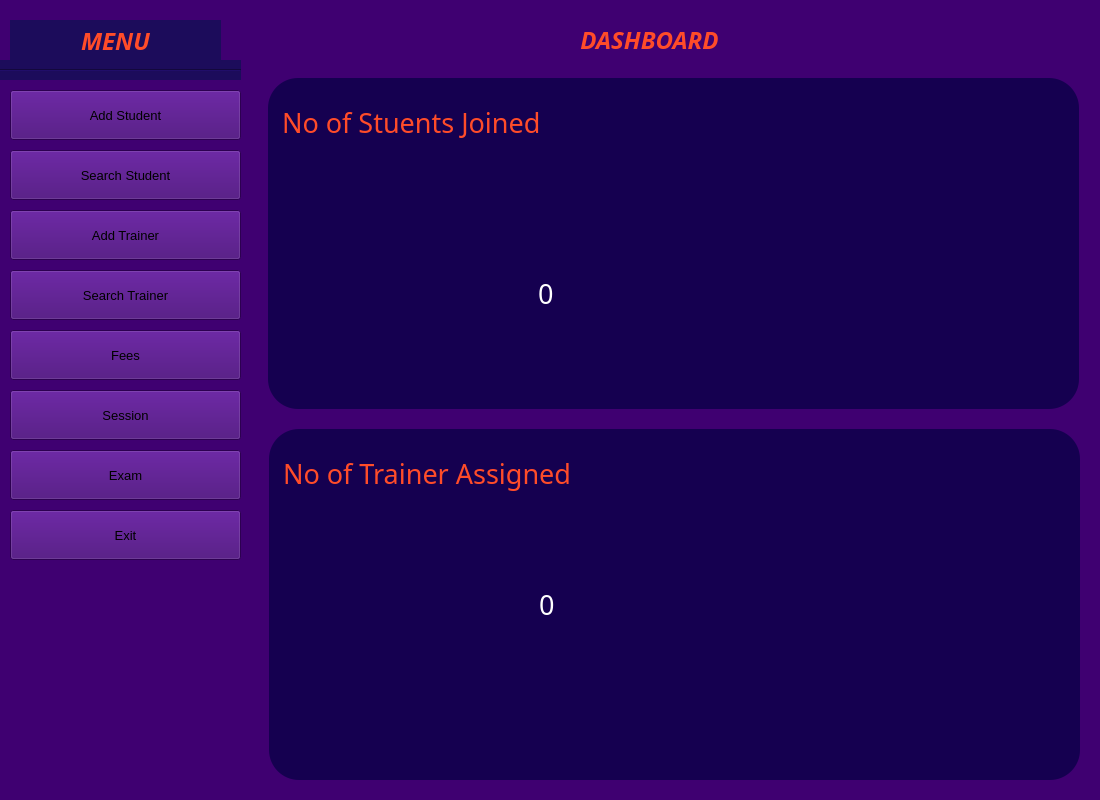
<?xml version="1.0" encoding="UTF-8"?>
<ui version="4.0">
 <class>MainWindow</class>
 <widget class="QMainWindow" name="MainWindow">
  <property name="geometry">
   <rect>
    <x>0</x>
    <y>0</y>
    <width>1100</width>
    <height>800</height>
   </rect>
  </property>
  <property name="windowTitle">
   <string>MainWindow</string>
  </property>
  <property name="styleSheet">
   <string notr="true">background : #3F0071;</string>
  </property>
  <widget class="QWidget" name="centralwidget">
   <property name="styleSheet">
    <string notr="true">QWidget#widget{
background : #1C0C5B;
}
QPushButton#AddStudentButton {
background-color:#FF4C29;
color:white;
}

QPushButton#AddStudentButton:hover {
    background-color:white;
color:#FF4C29;
}

QPushButton#AddStudentButton:pressed {
    background-color: rgb(224, 0, 0);     
}
QPushButton#SessionButton {
background-color:#FF4C29;
color:white;
}

QPushButton#SessionButton:hover {
    background-color:white;
color:#FF4C29;
}

QPushButton#SessionButton:pressed {
    background-color: rgb(224, 0, 0);     
}
QPushButton#SearchStudentButton {
background-color:#FF4C29;
color:white;
}

QPushButton#SearchStudentButton:hover {
    background-color:white;
color:#FF4C29;
}

QPushButton#SearchStudentButton:pressed {
    background-color: rgb(224, 0, 0);     
}

QPushButton#AddTrainerButton {
background-color:#FF4C29;
color:white;
}

QPushButton#AddTrainerButton:hover {
    background-color:white;
color:#FF4C29;
}

QPushButton#AddTrainerButton:pressed {
    background-color: rgb(224, 0, 0);     
}

QPushButton#SearchTrainerButton {
background-color:#FF4C29;
color:white;
}

QPushButton#SearchTrainerButton:hover {
    background-color:white;
color:#FF4C29;
}

QPushButton#SearchTrainerButton:pressed {
    background-color: rgb(224, 0, 0);     
}

QPushButton#FeesButton {
background-color:#FF4C29;
color:white;
}

QPushButton#FeesButton:hover {
    background-color:white;
color:#FF4C29;
}

QPushButton#FeesButton:pressed {
    background-color: rgb(224, 0, 0);     
}

QPushButton#ExamButton {
background-color:#FF4C29;
color:white;
}

QPushButton#ExamButton:hover {
    background-color:white;
color:#FF4C29;
}

QPushButton#ExamButton:pressed {
    background-color: rgb(224, 0, 0);     
}
QPushButton#ExitButton {
background-color:#FF4C29;
color:white;
}

QPushButton#ExitButton:hover {
    background-color:white;
color:#FF4C29;
}

QPushButton#ExitButton:pressed {
    background-color: rgb(224, 0, 0);     
}
background : black ;</string>
   </property>
   <widget class="QWidget" name="widget" native="true">
    <property name="geometry">
     <rect>
      <x>0</x>
      <y>0</y>
      <width>261</width>
      <height>851</height>
     </rect>
    </property>
    <property name="sizePolicy">
     <sizepolicy hsizetype="Preferred" vsizetype="Preferred">
      <horstretch>0</horstretch>
      <verstretch>0</verstretch>
     </sizepolicy>
    </property>
    <property name="font">
     <font>
      <family>Gill Sans MT</family>
      <pointsize>14</pointsize>
     </font>
    </property>
    <property name="styleSheet">
     <string notr="true"/>
    </property>
    <widget class="QLabel" name="label">
     <property name="geometry">
      <rect>
       <x>10</x>
       <y>20</y>
       <width>211</width>
       <height>41</height>
      </rect>
     </property>
     <property name="font">
      <font>
       <family>Gill Sans MT</family>
       <pointsize>18</pointsize>
       <weight>75</weight>
       <italic>true</italic>
       <bold>true</bold>
      </font>
     </property>
     <property name="styleSheet">
      <string notr="true">color:#FF4C29;
background:#1C0C5B</string>
     </property>
     <property name="text">
      <string>MENU</string>
     </property>
     <property name="alignment">
      <set>Qt::AlignCenter</set>
     </property>
    </widget>
    <widget class="QPushButton" name="AddStudentButton">
     <property name="geometry">
      <rect>
       <x>10</x>
       <y>90</y>
       <width>231</width>
       <height>50</height>
      </rect>
     </property>
     <property name="font">
      <font>
       <pointsize>10</pointsize>
      </font>
     </property>
     <property name="text">
      <string>Add Student</string>
     </property>
    </widget>
    <widget class="QPushButton" name="SearchStudentButton">
     <property name="geometry">
      <rect>
       <x>10</x>
       <y>150</y>
       <width>231</width>
       <height>50</height>
      </rect>
     </property>
     <property name="font">
      <font>
       <pointsize>10</pointsize>
      </font>
     </property>
     <property name="text">
      <string>Search Student</string>
     </property>
    </widget>
    <widget class="QPushButton" name="AddTrainerButton">
     <property name="geometry">
      <rect>
       <x>10</x>
       <y>210</y>
       <width>231</width>
       <height>50</height>
      </rect>
     </property>
     <property name="font">
      <font>
       <pointsize>10</pointsize>
      </font>
     </property>
     <property name="text">
      <string>Add Trainer</string>
     </property>
    </widget>
    <widget class="QPushButton" name="SearchTrainerButton">
     <property name="geometry">
      <rect>
       <x>10</x>
       <y>270</y>
       <width>231</width>
       <height>50</height>
      </rect>
     </property>
     <property name="font">
      <font>
       <pointsize>10</pointsize>
      </font>
     </property>
     <property name="text">
      <string>Search Trainer</string>
     </property>
    </widget>
    <widget class="Line" name="line">
     <property name="geometry">
      <rect>
       <x>0</x>
       <y>60</y>
       <width>241</width>
       <height>20</height>
      </rect>
     </property>
     <property name="styleSheet">
      <string notr="true">background:#1C0C5B</string>
     </property>
     <property name="orientation">
      <enum>Qt::Horizontal</enum>
     </property>
    </widget>
    <widget class="QPushButton" name="FeesButton">
     <property name="geometry">
      <rect>
       <x>10</x>
       <y>330</y>
       <width>231</width>
       <height>50</height>
      </rect>
     </property>
     <property name="font">
      <font>
       <pointsize>10</pointsize>
      </font>
     </property>
     <property name="text">
      <string>Fees</string>
     </property>
    </widget>
    <widget class="QPushButton" name="ExamButton">
     <property name="geometry">
      <rect>
       <x>10</x>
       <y>450</y>
       <width>231</width>
       <height>50</height>
      </rect>
     </property>
     <property name="font">
      <font>
       <pointsize>10</pointsize>
      </font>
     </property>
     <property name="text">
      <string>Exam</string>
     </property>
    </widget>
    <widget class="QPushButton" name="ExitButton">
     <property name="geometry">
      <rect>
       <x>10</x>
       <y>510</y>
       <width>231</width>
       <height>50</height>
      </rect>
     </property>
     <property name="font">
      <font>
       <pointsize>10</pointsize>
      </font>
     </property>
     <property name="text">
      <string>Exit</string>
     </property>
    </widget>
    <widget class="QPushButton" name="SessionButton">
     <property name="geometry">
      <rect>
       <x>10</x>
       <y>390</y>
       <width>231</width>
       <height>50</height>
      </rect>
     </property>
     <property name="font">
      <font>
       <pointsize>10</pointsize>
      </font>
     </property>
     <property name="text">
      <string>Session</string>
     </property>
    </widget>
   </widget>
   <widget class="QWidget" name="widget_2" native="true">
    <property name="geometry">
     <rect>
      <x>259</x>
      <y>-1</y>
      <width>841</width>
      <height>861</height>
     </rect>
    </property>
    <property name="styleSheet">
     <string notr="true">background : #3F0071;</string>
    </property>
    <widget class="QLabel" name="label_2">
     <property name="geometry">
      <rect>
       <x>120</x>
       <y>15</y>
       <width>541</width>
       <height>51</height>
      </rect>
     </property>
     <property name="font">
      <font>
       <family>Gill Sans MT</family>
       <pointsize>18</pointsize>
       <weight>75</weight>
       <italic>true</italic>
       <bold>true</bold>
      </font>
     </property>
     <property name="styleSheet">
      <string notr="true">color:#FF4C29;</string>
     </property>
     <property name="text">
      <string>DASHBOARD</string>
     </property>
     <property name="alignment">
      <set>Qt::AlignCenter</set>
     </property>
    </widget>
    <widget class="QWidget" name="widget_3" native="true">
     <property name="geometry">
      <rect>
       <x>9</x>
       <y>79</y>
       <width>811</width>
       <height>331</height>
      </rect>
     </property>
     <property name="styleSheet">
      <string notr="true">background:#150050;
border-radius:30px;</string>
     </property>
     <widget class="QLabel" name="label_3">
      <property name="geometry">
       <rect>
        <x>14</x>
        <y>19</y>
        <width>311</width>
        <height>51</height>
       </rect>
      </property>
      <property name="font">
       <font>
        <family>Gill Sans MT</family>
        <pointsize>20</pointsize>
       </font>
      </property>
      <property name="styleSheet">
       <string notr="true">color:#FF4C29;</string>
      </property>
      <property name="text">
       <string>No of Stuents Joined</string>
      </property>
     </widget>
     <widget class="QLabel" name="StudentNumber">
      <property name="geometry">
       <rect>
        <x>270</x>
        <y>190</y>
        <width>381</width>
        <height>51</height>
       </rect>
      </property>
      <property name="font">
       <font>
        <family>Gill Sans MT</family>
        <pointsize>20</pointsize>
       </font>
      </property>
      <property name="styleSheet">
       <string notr="true">color:white;</string>
      </property>
      <property name="text">
       <string>0</string>
      </property>
     </widget>
    </widget>
    <widget class="QWidget" name="widget_4" native="true">
     <property name="geometry">
      <rect>
       <x>10</x>
       <y>430</y>
       <width>811</width>
       <height>351</height>
      </rect>
     </property>
     <property name="styleSheet">
      <string notr="true">background:#150050;
border-radius:30px;</string>
     </property>
     <widget class="QLabel" name="label_4">
      <property name="geometry">
       <rect>
        <x>14</x>
        <y>19</y>
        <width>321</width>
        <height>51</height>
       </rect>
      </property>
      <property name="font">
       <font>
        <family>Gill Sans MT</family>
        <pointsize>20</pointsize>
       </font>
      </property>
      <property name="styleSheet">
       <string notr="true">color:#FF4C29;</string>
      </property>
      <property name="text">
       <string>No of Trainer Assigned</string>
      </property>
     </widget>
     <widget class="QLabel" name="TrainerNumber">
      <property name="geometry">
       <rect>
        <x>270</x>
        <y>145</y>
        <width>321</width>
        <height>61</height>
       </rect>
      </property>
      <property name="font">
       <font>
        <family>Gill Sans MT</family>
        <pointsize>20</pointsize>
       </font>
      </property>
      <property name="styleSheet">
       <string notr="true">color:white;</string>
      </property>
      <property name="text">
       <string>0</string>
      </property>
     </widget>
    </widget>
   </widget>
  </widget>
 </widget>
 <resources/>
 <connections/>
</ui>
